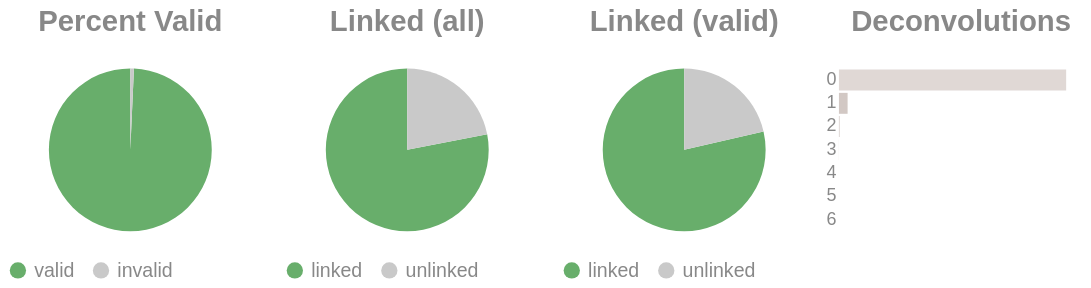

Write notebook code for a chart like this one.
### Code cell
if SKIPLR:
    pass
else:
    clash = Counter()
    for i in valids['molecule'].to_list():
        _mol = i.split("-")
        if len(_mol) == 1:
            clash.update('0')
        else:
            clash.update(_mol[-1])

    _d = {"deconvolutions": [], 'count': []}
    for k,v in clash.items():
        _d['deconvolutions'].append(k)
        _d['count'].append(v)

    tot_valid = valids['reads'].sum()
    mask = valids['reads'] >= 2
    n_linked_reads = valids.filter(mask)['reads'].sum()
    if n_linked_reads == 0:
        print_html("No linked molecules (>=2 reads) were detected; skipping linked-only distributions.")
        SKIPLR = True
    else:
        perc_valid = round(tot_valid / n_reads, 4)
        linked_perc_abs = round(n_linked_reads / n_reads, 4)
        linked_perc = round(n_linked_reads / tot_valid, 4)

    _valid = pl.DataFrame({"valids": ['valid', 'invalid'], "count": [tot_valid, n_reads - tot_valid]})
    _linked_abs = pl.DataFrame({"linked (absolute)": ['linked', 'unlinked'], "count": [n_linked_reads, n_reads - n_linked_reads]})
    _linked_rel = pl.DataFrame({"linked (valids)": ['linked', 'unlinked'], "count": [n_linked_reads, tot_valid - n_linked_reads]})

    (
        alt.hconcat(
            piechart(_valid, goodval = 'valid', title = "Percent Valid"),
            piechart(_linked_abs, goodval = "linked", title =  "Linked (all)"),
            piechart(_linked_rel, goodval = "linked", title =  "Linked (valid)"),
            convolutionbar(pl.DataFrame(_d), title = "Deconvolutions"),
            center = True,
            bounds = 'flush'
        )
        .resolve_scale(color='independent')
        .resolve_legend('independent')
        .properties(usermeta={'embedOptions': {"actions": False}})
    ).display()

### Figure 1 — Vega-Lite specification as saved in the notebook (floating-point values rounded to 4 significant figures)
{"width": "container", "height": 400, "config": {"title": {"anchor": "start", "dy": -15, "fontSize": 18, "color": "#888888", "subtitleColor": "#888888", "subtitleFontSize": 14}, "arc": {"fill": "#0072B2"}, "axis": {"domainColor": "#888888", "domainWidth": 0.5, "gridWidth": 0.2, "grid": false, "titleFontWeight": 400, "titleFontSize": 15, "labelFontSize": 11, "labelColor": "#888888", "tickColor": "#888888", "tickWidth": 0.2, "titleColor": "#888888"}, "axisBand": {"grid": false}, "axisX": {"grid": true, "tickSize": 10, "domainCap": "round"}, "axisY": {"domain": false, "grid": true, "tickSize": 0, "domainCap": "round"}, "background": "transparent", "header": {"labelFontSize": 15, "labelColor": "#888888", "titleFontSize": 15, "titleFontWeight": 600, "titleColor": "#888888"}, "legend": {"labelFont": "sans-serif", "labelFontSize": 12, "labelColor": "#888888", "symbolSize": 100, "symbolType": "circle", "titleFontSize": 12, "titlePadding": 10, "titleColor": "#888888", "title": null}, "range": {"category": ["#E69F00", "#56B4E9", "#009E73", "#F0E442", "#0072B2", "#D55E00", "#CC79A7", "#000000"], "diverging": ["#cfe8f3", "#a2d4ec", "#73bfe2", "#46abdb", "#1696d2", "#12719e"]}, "area": {"fill": "#0072B2", "fillOpacity": 0.7, "line": true, "strokeOpacity": 0.7}, "line": {"color": "#0072B2", "stroke": "#0072B2", "strokeWidth": 2}, "trail": {"color": "#0072B2", "stroke": "#0072B2", "strokeWidth": 0, "size": 1}, "point": {"filled": true, "fillOpacity": 1.0, "size": 95}, "text": {"color": "#888888", "fontSize": 11, "align": "right", "fontWeight": 400, "size": 11}, "bar": {"fill": "#0072B2", "stroke": null}, "view": {"stroke": null, "continuousWidth": 660, "continuousHeight": 400}}, "hconcat": [{"data": {"name": "data-f3e84e724b0e4ad799e31e80d8f057ef"}, "mark": {"type": "arc"}, "encoding": {"color": {"field": "valids", "legend": {"orient": "bottom", "title": null}, "scale": {"domain": ["valid", "invalid"], "range": ["#68ae6b", "#C9C9C9"]}, "title": "Valids", "type": "nominal"}, "theta": {"field": "count", "type": "quantitative"}, "tooltip": [{"field": "valids", "title": "Valids", "type": "ordinal"}, {"field": "percent", "format": ".2%", "title": "Percent", "type": "quantitative"}, {"field": "count", "title": "Count", "type": "quantitative"}]}, "height": 100, "title": {"text": "Percent Valid", "align": "center", "anchor": "middle"}, "transform": [{"calculate": "datum.count / 15652347", "as": "percent"}], "width": 150}, {"data": {"name": "data-278db811ba19e4f26a609f5a77b630cc"}, "mark": {"type": "arc"}, "encoding": {"color": {"field": "linked (absolute)", "legend": {"orient": "bottom", "title": null}, "scale": {"domain": ["linked", "unlinked"], "range": ["#68ae6b", "#C9C9C9"]}, "title": "Linked (Absolute)", "type": "nominal"}, "theta": {"field": "count", "type": "quantitative"}, "tooltip": [{"field": "linked (absolute)", "title": "Linked (Absolute)", "type": "ordinal"}, {"field": "percent", "format": ".2%", "title": "Percent", "type": "quantitative"}, {"field": "count", "title": "Count", "type": "quantitative"}]}, "height": 100, "title": {"text": "Linked (all)", "align": "center", "anchor": "middle"}, "transform": [{"calculate": "datum.count / 15652347", "as": "percent"}], "width": 150}, {"data": {"name": "data-a9b0384b2c0791eb2bb8160bc6f33a37"}, "mark": {"type": "arc"}, "encoding": {"color": {"field": "linked (valids)", "legend": {"orient": "bottom", "title": null}, "scale": {"domain": ["linked", "unlinked"], "range": ["#68ae6b", "#C9C9C9"]}, "title": "Linked (Valids)", "type": "nominal"}, "theta": {"field": "count", "type": "quantitative"}, "tooltip": [{"field": "linked (valids)", "title": "Linked (Valids)", "type": "ordinal"}, {"field": "percent", "format": ".2%", "title": "Percent", "type": "quantitative"}, {"field": "count", "title": "Count", "type": "quantitative"}]}, "height": 100, "title": {"text": "Linked (valid)", "align": "center", "anchor": "middle"}, "transform": [{"calculate": "datum.count / 15541252", "as": "percent"}], "width": 150}, {"data": {"name": "data-1d42b14f3e61529a4b69ca3d5691d419"}, "mark": {"type": "bar"}, "encoding": {"color": {"field": "deconvolutions", "legend": null, "scale": {"scheme": "lightgreyred"}, "type": "nominal"}, "tooltip": [{"field": "deconvolutions", "title": "Deconvolutions", "type": "ordinal"}, {"field": "percent", "format": ".2%", "title": "Percent", "type": "quantitative"}, {"field": "count", "title": "Count", "type": "quantitative"}], "x": {"axis": null, "field": "count", "type": "quantitative"}, "y": {"field": "deconvolutions", "sort": "ascending", "title": null, "type": "nominal"}}, "height": 100, "title": {"text": "Deconvolutions", "align": "center", "anchor": "middle"}, "transform": [{"calculate": "datum.count / 5806467", "as": "percent"}], "width": 150}], "bounds": "flush", "center": true, "resolve": {"legend": {"angle": "independent"}, "scale": {"color": "independent"}}, "usermeta": {"embedOptions": {"actions": false}}, "$schema": "https://vega.github.io/schema/vega-lite/v6.1.0.json", "datasets": {"data-f3e84e724b0e4ad799e31e80d8f057ef": [{"valids": "valid", "count": 15541252}, {"valids": "invalid", "count": 111095}], "data-278db811ba19e4f26a609f5a77b630cc": [{"linked (absolute)": "linked", "count": 12219153}, {"linked (absolute)": "unlinked", "count": 3433194}], "data-a9b0384b2c0791eb2bb8160bc6f33a37": [{"linked (valids)": "linked", "count": 12219153}, {"linked (valids)": "unlinked", "count": 3322099}], "data-1d42b14f3e61529a4b69ca3d5691d419": [{"deconvolutions": "0", "count": 5579494}, {"deconvolutions": "1", "count": 212858}, {"deconvolutions": "2", "count": 12797}, {"deconvolutions": "3", "count": 1145}, {"deconvolutions": "4", "count": 149}, {"deconvolutions": "5", "count": 19}, {"deconvolutions": "6", "count": 5}]}}
